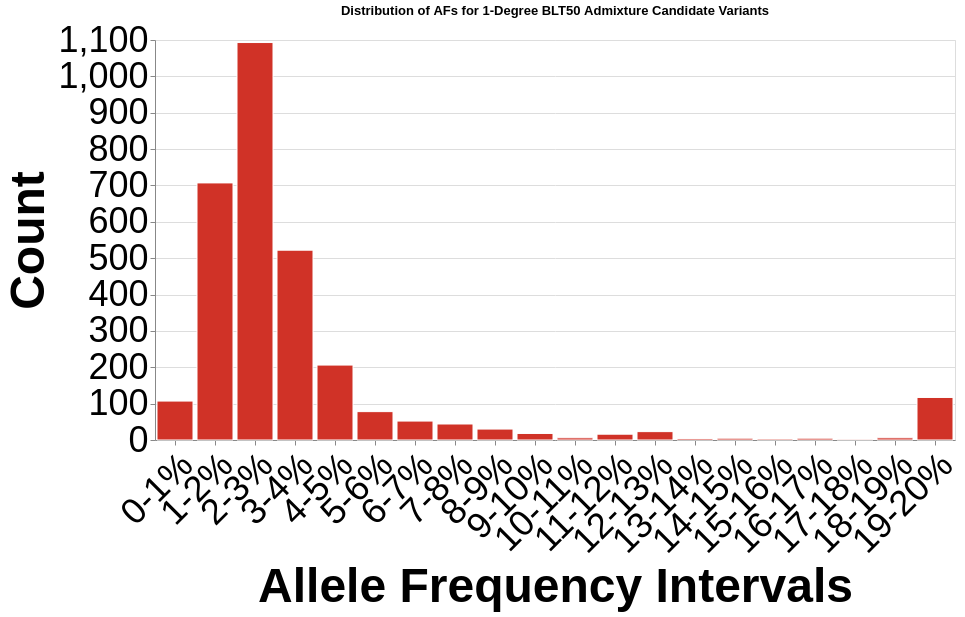

This figure's notebook cell:
### Code cell
import altair as alt
import pandas as pd
import numpy as np

# Updated reference counts
degree_1 = [191,725,1211,620,265,108,70,58,52,22,10,12,25,11,16,10,17,11,14,392]
# degree_2 = [22, 216, 615, 389, 140, 51, 21, 27, 14, 43]
# degree_3 = [7, 89, 320, 285, 131, 57, 30, 30, 26, 53]
# degree_4 = [1, 24, 109, 166, 150, 97, 92, 86, 69, 99]
# degree_5 = [0, 4, 25, 86, 153, 312, 689, 1037, 910, 1446]

red='#D03227'
orange='#EE8432'
green='#66AC55'
blue='#4779B2'
purple='#8C4E9D'

# Create the frequency intervals
bin_labels = [f"{i*1}-{(i+1)*1}%" for i in range(20)]

# Create DataFrame with intervals and counts
binned_counts = pd.DataFrame({
    'frequency_interval': bin_labels,
    'count': degree_1
})

# Create the Altair chart
chart = alt.Chart(binned_counts).mark_bar(
    color=red,
    stroke='white',
    strokeWidth=1
).add_params(
    alt.selection_interval()
).encode(
    x=alt.X('frequency_interval:O',
            title='Allele Frequency Intervals',
            axis=alt.Axis(labelAngle=-45),
            sort=bin_labels),  # Explicitly specify the sort order
    y=alt.Y('count:Q',
            title='Count',
            axis=alt.Axis(tickMinStep=1)),
    tooltip=['frequency_interval:O', 'count:Q']
).properties(
    width=800,
    height=400,
    title='Distribution of AFs for 1-Degree BLT50 Admixture Candidate Variants'
).resolve_scale(
    color='independent'
)

# Display the chart
chart.show()

### Figure 1 — Vega-Lite specification as saved in the notebook (floating-point values rounded to 4 significant figures)
{"config": {"view": {"continuousWidth": 300, "continuousHeight": 300}}, "data": {"name": "data-fd2ff3a4bbb27ff5b19b76ef086e7f08"}, "mark": {"type": "bar", "color": "#D03227", "stroke": "white", "strokeWidth": 1}, "encoding": {"tooltip": [{"field": "frequency_interval", "type": "ordinal"}, {"field": "count", "type": "quantitative"}], "x": {"axis": {"labelAngle": -45, "labelFontSize": 36, "titleFontSize": 48}, "field": "frequency_interval", "sort": ["0-1%", "1-2%", "2-3%", "3-4%", "4-5%", "5-6%", "6-7%", "7-8%", "8-9%", "9-10%", "10-11%", "11-12%", "12-13%", "13-14%", "14-15%", "15-16%", "16-17%", "17-18%", "18-19%", "19-20%"], "title": "Allele Frequency Intervals", "type": "ordinal"}, "y": {"axis": {"labelFontSize": 36, "tickMinStep": 1, "titleFontSize": 48}, "field": "count", "title": "Count", "type": "quantitative"}}, "height": 400, "params": [{"name": "param_2", "select": {"type": "interval"}}], "resolve": {"scale": {"color": "independent"}}, "title": "Distribution of AFs for 1-Degree BLT50 Admixture Candidate Variants", "width": 800, "$schema": "https://vega.github.io/schema/vega-lite/v5.20.1.json", "datasets": {"data-fd2ff3a4bbb27ff5b19b76ef086e7f08": [{"frequency_interval": "0-1%", "count": 107}, {"frequency_interval": "1-2%", "count": 707}, {"frequency_interval": "2-3%", "count": 1093}, {"frequency_interval": "3-4%", "count": 522}, {"frequency_interval": "4-5%", "count": 206}, {"frequency_interval": "5-6%", "count": 78}, {"frequency_interval": "6-7%", "count": 52}, {"frequency_interval": "7-8%", "count": 44}, {"frequency_interval": "8-9%", "count": 30}, {"frequency_interval": "9-10%", "count": 18}, {"frequency_interval": "10-11%", "count": 6}, {"frequency_interval": "11-12%", "count": 16}, {"frequency_interval": "12-13%", "count": 23}, {"frequency_interval": "13-14%", "count": 4}, {"frequency_interval": "14-15%", "count": 5}, {"frequency_interval": "15-16%", "count": 3}, {"frequency_interval": "16-17%", "count": 5}, {"frequency_interval": "17-18%", "count": 2}, {"frequency_interval": "18-19%", "count": 6}, {"frequency_interval": "19-20%", "count": 117}]}}
